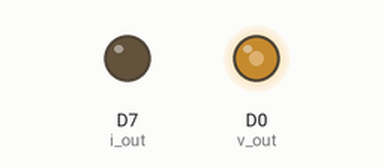
Simulated run of this sketch. Board: ESP8266 (NodeMCU). Shown: output pins drawn as LEDs (lit = HIGH).

Above: at 0.17 s.
Timing chart, 0 to 1.7 s (numbered marks = the images above):
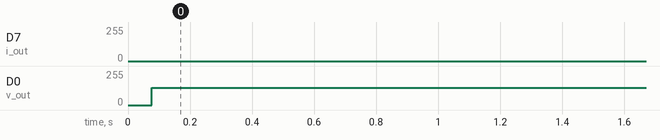

The sketch:

Ondas_tres_arm_nicos.ino
```cpp
int v_out = D0;
int i_out = D7;

float t;
unsigned long sampling_interval;
unsigned long t_actual;

int f = 50;
int samples_v[40];
int ns = 40; //numero de muestras
int fs =  ns; //f de muestreo

int samples[40], samples_f0[40], samples_f1[40], samples_f2[40]; //para 3 armónicos

void setup() {
  analogWriteRange(1023);
  analogWriteFreq(40000);

  for (int i = 0; i < ns; i++) {
    t = (float)i / fs;
    samples_f0[i] = (int)(256 * sin(2 * PI * t) + 256);
    samples_f1[i] = (int)(128 * sin(2 * PI * 2 * t) + 128);
    samples_f2[i] = (int)(64 * sin(2 * PI * 3 * t) + 64);
    samples[i] = samples_f0[i] + samples_f1[i] + samples_f2[i];

    samples_v[i] = (int)(512 * sin(2 * PI * t) + 512);
  }

  sampling_interval = (unsigned long) 1000000 / (f * ns);
  t_actual = micros();
}

void loop() {
  for (int j = 0; j < ns; j++) {
    analogWrite(v_out, samples_v[j]);
    analogWrite(i_out, samples[j]);
    delayMicroseconds(sampling_interval - (micros() - t_actual));
    t_actual = micros();
  }
}
```

Measured:
- by itself, D0 (v_out): 0/255 → 129/255 at 0.08 s
